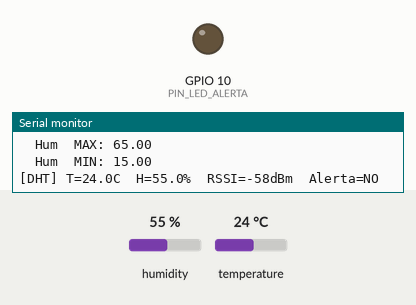
Recording of a sketch running on a simulated ESP32-C3. On the bench: output pins drawn as LEDs (lit = HIGH), the last lines printed to the serial monitor. Inputs (shaded band) come from the test bench; at power-on: humidity 55 %, temperature 24 °C. WiFi joins after 1.5 s; servers stay silent unless stated.

Above: at 6.8 s.
6.9 s: humidity set to 64 %
9.8 s: humidity set to 67 %
At 12.8 s:
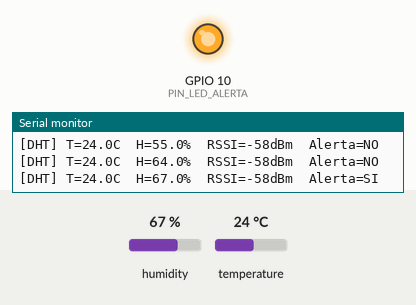
13.1 s: humidity set to 22 %
At 15.2 s:
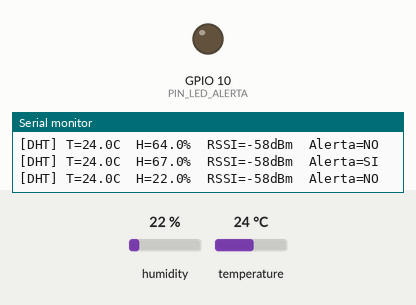
16.1 s: humidity set to 68 %
At 18.7 s:
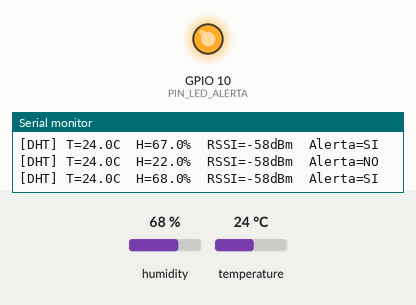
Timing chart, 0 to 20.1 s (numbered marks = the images above; inputs shaded):
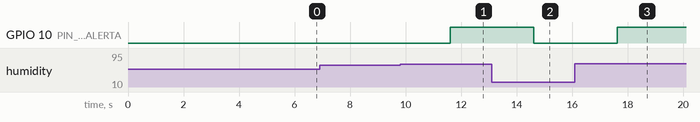

The sketch:

sensor_dht22_esp32c3_N1.ino
```cpp
// ESP32-C3 SuperMini - SENSOR N.1

#include <DHT.h>
#include <WiFi.h>
#include <WebServer.h>

#define PIN_DATOS     4
#define DHT_VERSION   DHT22
#define WIFI_TIMEOUT  20000
#define DHT_INTERVALO 3000

// PIN LED DE ALERTA
// GPIO10
#define PIN_LED_ALERTA 10

// UMBRALES DE ALERTA
#define ALERTA_TEMP_MAX  30.0
#define ALERTA_TEMP_MIN  10.0
#define ALERTA_HUM_MAX   65.0
#define ALERTA_HUM_MIN   15.0

DHT sensorTH(PIN_DATOS, DHT_VERSION);

const char* ssid     = "WDGTIC";
const char* password = "un@m_Dg+1C";

WebServer server(80);

float         ultimaTemp     = NAN;
float         ultimaHumedad  = NAN;
bool          lecturaValida  = false;
unsigned long ultimaLectura  = 0;
bool          servidorActivo = false;
bool          estadoAlerta   = false;

// Verificar umbrales y controlar LED

void verificarAlertas() {

  if (!lecturaValida) return;

  bool alertaTemp = (ultimaTemp    > ALERTA_TEMP_MAX || ultimaTemp    < ALERTA_TEMP_MIN);
  bool alertaHum  = (ultimaHumedad > ALERTA_HUM_MAX  || ultimaHumedad < ALERTA_HUM_MIN);

  estadoAlerta = alertaTemp || alertaHum;

   digitalWrite(PIN_LED_ALERTA, estadoAlerta ? HIGH : LOW);
}

void handleMetrics() {
  if (!lecturaValida) {
    server.send(503, "text/plain", "# sensor not ready\n");
    return;
  }
  char buf[256];
  snprintf(buf, sizeof(buf),
    "# TYPE dht22_temperatura gauge\n"
    "dht22_temperatura{sensor_id=\"1\",microcontrolador=\"esp32_c3\"} %.2f\n"
    "# TYPE dht22_humedad gauge\n"
    "dht22_humedad{sensor_id=\"1\",microcontrolador=\"esp32_c3\"} %.2f\n",
    ultimaTemp, ultimaHumedad
  );
  server.send(200, "text/plain; version=0.0.4", buf);
}

void handleRoot() {

  const char* colorAlerta = estadoAlerta ? "#e74c3c" : "#27ae60";
  const char* textoAlerta = estadoAlerta ? "&#9888; ALERTA" : "&#10003; Normal";

  char html[768];
  snprintf(html, sizeof(html),
    "<!DOCTYPE HTML><html><head>"
    "<meta charset='UTF-8'>"
    "<meta http-equiv='refresh' content='5'>"
    "<title>ESP32-C3 - N.1</title>"
    "</head><body style='font-family:Arial;text-align:center;'>"
    "<h2>ESP32-C3 SuperMini - N.1: Monitoreo DHT22</h2>"
    "<p style='font-size:1.5em;'>Temp: <b>%.1f &deg;C</b></p>"
    "<p style='font-size:1.5em;'>Humedad: <b>%.1f %%</b></p>"
    "<p>RSSI: %d dBm</p>"
    "<p style='font-size:1.4em;background:%s;color:white;padding:8px;border-radius:6px;'>"
    "<b>%s</b></p>"
    "<hr><p><a href='/metrics'>Ir a /metrics</a></p>"
    "</body></html>",
    ultimaTemp, ultimaHumedad, WiFi.RSSI(),
    colorAlerta, textoAlerta
  );
  server.send(200, "text/html", html);
}

void iniciarServidor() {
  server.stop();
  delay(100);
  server.on("/",        handleRoot);
  server.on("/metrics", handleMetrics);
  server.begin();
  servidorActivo = true;
  Serial.println("[HTTP] http://" + WiFi.localIP().toString() + "/");
}

void conectarWiFi() {
  if (WiFi.status() == WL_CONNECTED) return;
  servidorActivo = false;
  Serial.println("\n[WiFi] Conectando...");
  WiFi.disconnect();
  delay(1000);
  WiFi.begin(ssid, password);
  unsigned long inicio = millis();
  while (WiFi.status() != WL_CONNECTED) {
    if (millis() - inicio > WIFI_TIMEOUT) {
      Serial.println("[WiFi] Timeout — reiniciando...");
      delay(500);
      ESP.restart();
    }
    delay(500);
    Serial.print(".");
  }
  Serial.println("\n[WiFi] Conectado — IP: " + WiFi.localIP().toString()
                 + "  RSSI: " + String(WiFi.RSSI()) + " dBm");
  iniciarServidor();
}

void setup() {
  Serial.begin(115200);
  delay(1000);

  pinMode(PIN_LED_ALERTA, OUTPUT);
  digitalWrite(PIN_LED_ALERTA, LOW);

  sensorTH.begin();
  delay(2000);

  WiFi.mode(WIFI_STA);
  WiFi.setAutoReconnect(true);
  WiFi.persistent(false);
  WiFi.setTxPower(WIFI_POWER_11dBm);

  conectarWiFi();

  Serial.println("\nUmbrales configurados:");
  Serial.print("  Temp MAX: "); Serial.println(ALERTA_TEMP_MAX);
  Serial.print("  Temp MIN: "); Serial.println(ALERTA_TEMP_MIN);
  Serial.print("  Hum  MAX: "); Serial.println(ALERTA_HUM_MAX);
  Serial.print("  Hum  MIN: "); Serial.println(ALERTA_HUM_MIN);
}

void loop() {
  if (WiFi.status() != WL_CONNECTED) {
    conectarWiFi();
    return;
  }

  if (!servidorActivo) {
    iniciarServidor();
  }

  if (millis() - ultimaLectura >= DHT_INTERVALO) {
    ultimaLectura = millis();
    float h = sensorTH.readHumidity();
    float t = sensorTH.readTemperature();
    if (!isnan(h) && !isnan(t)) {
      ultimaTemp    = t;
      ultimaHumedad = h;
      lecturaValida = true;
      verificarAlertas();
      Serial.printf("[DHT] T=%.1fC  H=%.1f%%  RSSI=%ddBm  Alerta=%s\n",
                    t, h, WiFi.RSSI(), estadoAlerta ? "SI" : "NO");
    } else {
      Serial.println("[DHT] Lectura invalida");
    }
  }

  server.handleClient();
}
```

Measured:
- the behaviour switches between 65 and 66 % on humidity (found by bisection; images 0 and 1)
- after the input at 9.8 s, GPIO 10 (PIN_LED_ALERTA): LOW → HIGH after 1.8 s
- after the input at 13.1 s, GPIO 10 (PIN_LED_ALERTA): HIGH → LOW after 1.5 s
- after the input at 16.1 s, GPIO 10 (PIN_LED_ALERTA): LOW → HIGH after 1.5 s
